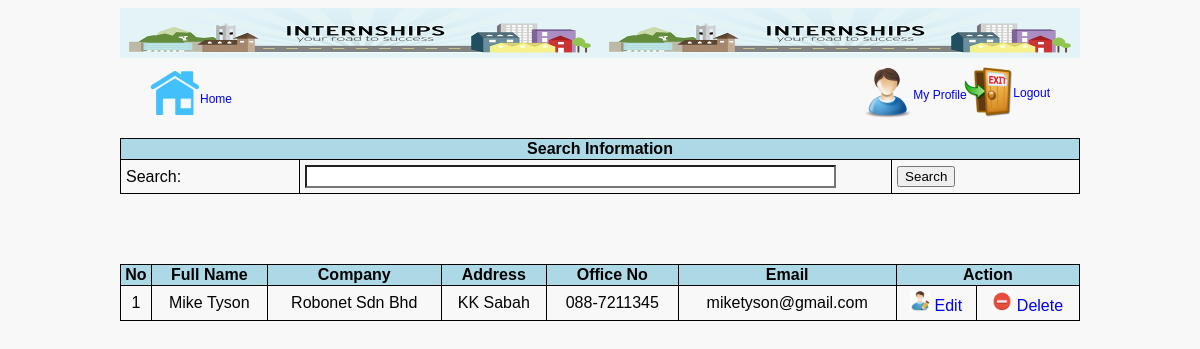
The page /supervisor_list.php (signed in) on the database its author committed.
### tables this page shows
CREATE TABLE IF NOT EXISTS `supervisors` (
  `id` int(11) NOT NULL AUTO_INCREMENT,
  `username` varchar(50) NOT NULL,
  `password` varchar(50) NOT NULL,
  `fullName` text NOT NULL,
  `ic` varchar(20) NOT NULL,
  `position` varchar(50) NOT NULL,
  `gender` varchar(30) NOT NULL,
  `nationality` varchar(50) NOT NULL,
  `compName` text NOT NULL,
  `address` text NOT NULL,
  `state` varchar(50) NOT NULL,
  `postcode` varchar(20) NOT NULL,
  `officeNo` varchar(15) NOT NULL,
  `email` text NOT NULL,
  `mobileNo` varchar(15) NOT NULL,
  `DT_CREATE` datetime NOT NULL,
  `IDENT` varchar(30) NOT NULL,
  PRIMARY KEY (`id`)
);

### supervisor_list.php (the view, shortened to what this page needs)
<?php
require_once('inc/connect.php');
$i = 0;
$list = array();
if($_SERVER["REQUEST_METHOD"] == "POST") {
	$searchtext = trim($_POST['searchText']);
	$query = mysqli_query($con, "SELECT * FROM supervisors WHERE fullName LIKE '%$searchtext%' OR compName LIKE '%$searchtext%'
	                             OR address LIKE '%$searchtext%' OR officeNo LIKE '%searchtext%' OR email LIKE '%searchtext%'");
	$count = mysqli_num_rows($query);
	if($count > 0) {
		while($row = mysqli_fetch_assoc($query)) {
			$i++;
			$fullName = $row['fullName'];
			$company = $row['compName'];
			$address = $row['address'];
			$officeNo = $row['officeNo'];
			$email = $row['email'];
			$list[] = array($i, $fullName, $company, $address, $officeNo, $email);
		}
	}
	else {
		$msg = "<div align=\"center\" style=\"margin-top:50px;\"><font color=\"red\">No result found.</font></div>";
	}
}
else {
	$query = mysqli_query($con, "SELECT * FROM supervisors");
	while($row = mysqli_fetch_assoc($query)) {
		$i++;
		$fullName = $row['fullName'];
		$company = $row['compName'];
		$address = $row['address'];
		$officeNo = $row['officeNo'];
		$email = $row['email'];
		$list[] = array($i, $fullName, $company, $address, $officeNo, $email);
	}
}
?>
<!DOCTYPE html PUBLIC "-//W3C//DTD XHTML 1.0 Strict//EN" "http://www.w3.org/TR/xhtml1/DTD/xhtml1-strict.dtd">
<html xmlns="http://www.w3.org/1999/xhtml" xml:lang="en" lang="en">
<head>
<link rel="stylesheet" href="css/style.css">
<link rel="stylesheet" href="css/jquery-ui.css">
</head>
<body>
	<div id="SiteBody">
		<div id="header-form"></div>
		<div id="nav-left">
			<a href="menu.php" class="link"><img src="/eintern/images/home.png" alt="home">
				<div class="title-left">
					Home
				</div>
			</a>
		</div>
		<div id="nav-right">
			<a href="#" class="link"><img src="/eintern/images/profile.png" alt="profile" class="profile">
				<div class="title-med">My Profile</div>
			</a>
			<a href="logout.php" class="link"><img src="/eintern/images/logout.png" alt="logout" class="logout">
				<div class="title-right">Logout</div>
			</a>
		</div>
		<div id="container">
			<div class="searchLog">
				<form method="post" action="<?php echo htmlspecialchars($_SERVER["PHP_SELF"]); ?>">
					<table style="margin-top:0%;">
						<th colspan="6">Search Information</th>
						<tr>
							<td>Search:</td>
							<td><input type="text" name="searchText" /></td>
							<td><input type="submit" value="Search" /></td>
						</tr>
					</table>
				</form>
			</div>
			<?php
				if(isset($msg)) {
					echo $msg;
				}
				else {
			?>
			<table>
				<th>No</th>
				<th>Full Name</th>
				<th>Company</th>
				<th>Address</th>
				<th>Office No</th>
				<th>Email</th>
				<th colspan="2">Action</th>
				<tr>
				<?php
					$n = 0;
					$max = sizeOf($list);
					$query = mysqli_query($con, "SELECT id FROM supervisors");
					while($n < $max) {
						foreach($list[$n] as $value) {
							echo '<td align="center">'.$value.'</td>';
						}
						$row = mysqli_fetch_array($query);
						$id = $row['id'];
						echo '<td align="center"><a href="supervisor_update.php?edit='.$id.'"><img src="images/edit.png" width="20" height="20" /> Edit</td>';
						echo '<td align="center"><a href="supervisor_delete.php?del='.$id.'"><img src="images/delete.png" width="20" height="20" /> Delete</td>';
						$n++;
					}
				?>
				</tr>
			</table>
			<?php } ?>
		</div>
	</div>
</body>
</html>

### css/style.css (style rules this page uses)
body { font-family:Arial, Helvetica, sans-serif; background:#F8F8F8; }
#SiteBody { width:960px; margin: 0 auto; min-width:300px; max-width:2000px; }
.searchLog { margin-top:80px; }
input[type="text"] { width: 90%; display: block; margin: 0; font-family: sans-serif; font-size: 15px; appearance: none; box-shadow: none; border-radius: none; }
table { border-collapse: collapse; width:100%; margin-top:70px; }
table, th, td { border:1px solid black; }
th { background:lightblue; }
td { padding:5px; }
.title-left { font-size:12px; margin-left:50px; margin-top:-30px; }
.title-med { font-size:12px; margin-left:50px; margin-top:20px; }
.title-right { font-size:12px; margin-left:150px; margin-top:-35px; }
img.profile { position:absolute; }
img.logout { margin-left:100px; margin-top:-35px; }
a:link { text-decoration:none; }
#header-form { width:960px; height:50px; background:lightblue; background-image:url("../images/banner2.png"); }
#nav-left { height:50px; float:left; margin-top:10px; margin-left:30px; }
#nav-right { height:50px; margin-top:10px; float:right; margin-right:30px; }

### rows shown on the page
supervisors: value "1", fullName "Mike Tyson", compName "Robonet Sdn Bhd", address "KK Sabah", officeNo "088-7211345", email "miketyson@gmail.com"
